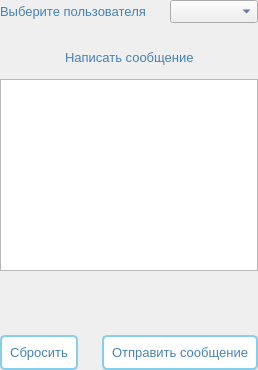
     <widget class="QWidget" name="sendMessagePage">
      <layout class="QVBoxLayout" name="verticalLayout_16">
       <property name="spacing">
        <number>24</number>
       </property>
       <property name="leftMargin">
        <number>0</number>
       </property>
       <property name="topMargin">
        <number>0</number>
       </property>
       <property name="rightMargin">
        <number>0</number>
       </property>
       <property name="bottomMargin">
        <number>0</number>
       </property>
       <item>
        <layout class="QHBoxLayout" name="horizontalLayout">
         <item>
          <widget class="QLabel" name="label_13">
           <property name="font">
            <font>
             <pointsize>10</pointsize>
             <weight>50</weight>
             <bold>false</bold>
            </font>
           </property>
           <property name="styleSheet">
            <string notr="true">QLabel {
    color: #4682B4;

    font-weight: normal;
}</string>
           </property>
           <property name="text">
            <string>Выберите пользователя</string>
           </property>
          </widget>
         </item>
         <item>
          <widget class="QComboBox" name="userComboBox">
           <property name="font">
            <font>
             <pointsize>10</pointsize>
            </font>
           </property>
           <property name="styleSheet">
            <string notr="true"> color: #1A237E; </string>
           </property>
          </widget>
         </item>
        </layout>
       </item>
       <item>
        <layout class="QVBoxLayout" name="verticalLayout_15">
         <property name="spacing">
          <number>12</number>
         </property>
         <item>
          <layout class="QHBoxLayout" name="horizontalLayout_2">
           <item>
            <spacer name="horizontalSpacer_2">
             <property name="orientation">
              <enum>Qt::Horizontal</enum>
             </property>
             <property name="sizeHint" stdset="0">
              <size>
               <width>40</width>
               <height>20</height>
              </size>
             </property>
            </spacer>
           </item>
           <item>
            <widget class="QLabel" name="label_14">
             <property name="font">
              <font>
               <pointsize>10</pointsize>
               <weight>50</weight>
               <bold>false</bold>
              </font>
             </property>
             <property name="styleSheet">
              <string notr="true">QLabel {
    color: #4682B4;

    font-weight: normal;
}</string>
             </property>
             <property name="text">
              <string>Написать сообщение</string>
             </property>
            </widget>
           </item>
           <item>
            <spacer name="horizontalSpacer_3">
             <property name="orientation">
              <enum>Qt::Horizontal</enum>
             </property>
             <property name="sizeHint" stdset="0">
              <size>
               <width>40</width>
               <height>20</height>
              </size>
             </property>
            </spacer>
           </item>
          </layout>
         </item>
         <item>
          <widget class="QTextEdit" name="messageLineEdit"/>
         </item>
         <item>
          <spacer name="verticalSpacer_11">
           <property name="orientation">
            <enum>Qt::Vertical</enum>
           </property>
           <property name="sizeType">
            <enum>QSizePolicy::Minimum</enum>
           </property>
           <property name="sizeHint" stdset="0">
            <size>
             <width>20</width>
             <height>40</height>
            </size>
           </property>
          </spacer>
         </item>
        </layout>
       </item>
       <item>
        <layout class="QHBoxLayout" name="horizontalLayout_3">
         <item>
          <widget class="QPushButton" name="clearMessageButton">
           <property name="font">
            <font>
             <pointsize>10</pointsize>
            </font>
           </property>
           <property name="styleSheet">
            <string notr="true">QPushButton {
    background-color: white;
    border: 2px solid #87CEEB;
    border-radius: 5px;
    padding: 8px;
    color: #4682B4;
}

QPushButton:hover {
    background-color: #F0F8FF;
}

QPushButton:pressed {
    background-color: #E6F3FF;
}</string>
           </property>
           <property name="text">
            <string>Сбросить</string>
           </property>
          </widget>
         </item>
         <item>
          <widget class="QPushButton" name="sendMessageButton">
           <property name="font">
            <font>
             <pointsize>10</pointsize>
            </font>
           </property>
           <property name="styleSheet">
            <string notr="true">QPushButton {
    background-color: white;
    border: 2px solid #87CEEB;
    border-radius: 5px;
    padding: 8px;
    color: #4682B4;
}

QPushButton:hover {
    background-color: #F0F8FF;
}

QPushButton:pressed {
    background-color: #E6F3FF;
}</string>
           </property>
           <property name="text">
            <string>Отправить сообщение</string>
           </property>
          </widget>
         </item>
        </layout>
       </item>
      </layout>
     </widget>
